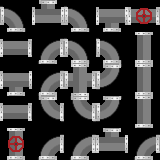

This is a level from a 2D game, rendered from its Tiled map with the project's own tilesets. A one-line summary and the complete map file follow:
An orthogonal 5x5 tile map with 32x32 px tiles, 1 tile layer (Tile Layer 1).

<map version="1.2" tiledversion="1.3.2" orientation="orthogonal" renderorder="right-down" compressionlevel="0" width="5" height="5" tilewidth="32" tileheight="32" infinite="0" nextlayerid="3" nextobjectid="6">
 <tileset firstgid="1" source="images/pipeTileSet.tsx" />
 <layer id="1" name="Tile Layer 1" width="5" height="5">
  <properties>
   <property name="AdjacencyDirections" value="" />
  </properties>
  <data encoding="csv">
5,9,5,2,15,
1,4,5,5,7,
2,4,12,10,7,
1,11,11,10,7,
18,4,4,9,4
</data>
 </layer>
</map>
